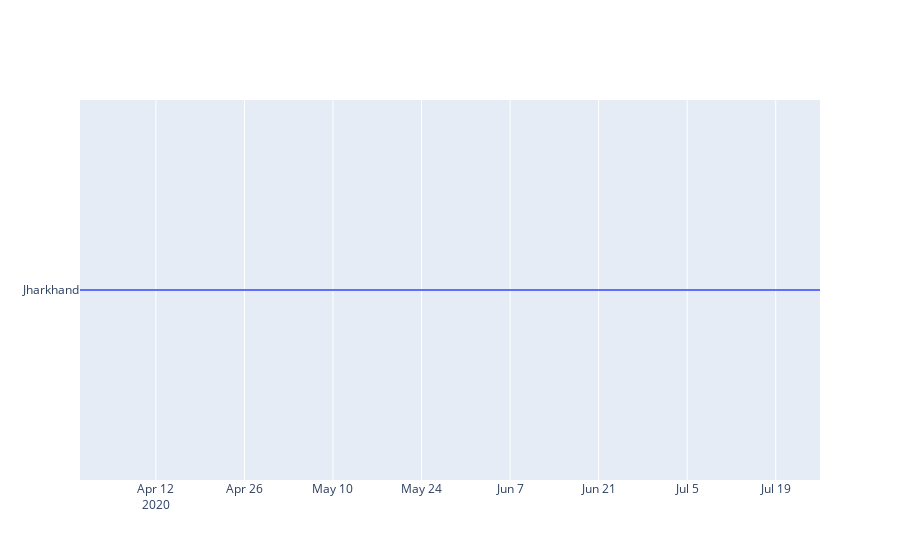

Notebook source saved alongside this figure:
### Code cell
mylist = ['Jharkhand']
import plotly.graph_objects as go
for x in mylist:
    data = state_ser[(state_ser['State'] == x)]
    fig = go.Figure()
    fig.add_trace(go.Scatter(x=data['Date'], y=data['State']))
    fig.show()

### Figure 1 — Plotly figure (JSON) as saved in the notebook; plotly's stock layout.template omitted (floating-point values rounded to 4 significant figures)
{"data": [{"type": "scatter", "x": ["2020-03-31T00:00:00", "2020-04-01T00:00:00", "2020-04-02T00:00:00", "2020-04-03T00:00:00", "2020-04-04T00:00:00", "2020-04-05T00:00:00", "2020-04-06T00:00:00", "2020-04-07T00:00:00", "2020-04-08T00:00:00", "2020-04-09T00:00:00", "2020-04-10T00:00:00", "2020-04-11T00:00:00", "2020-04-12T00:00:00", "2020-04-13T00:00:00", "2020-04-14T00:00:00", "2020-04-15T00:00:00", "2020-04-16T00:00:00", "2020-04-17T00:00:00", "2020-04-18T00:00:00", "2020-04-19T00:00:00", "2020-04-20T00:00:00", "2020-04-21T00:00:00", "2020-04-22T00:00:00", "2020-04-23T00:00:00", "2020-04-24T00:00:00", "2020-04-25T00:00:00", "2020-04-26T00:00:00", "2020-04-27T00:00:00", "2020-04-28T00:00:00", "2020-04-29T00:00:00", "2020-04-30T00:00:00", "2020-05-01T00:00:00", "2020-05-02T00:00:00", "2020-05-03T00:00:00", "2020-05-04T00:00:00", "2020-05-05T00:00:00", "2020-05-06T00:00:00", "2020-05-07T00:00:00", "2020-05-08T00:00:00", "2020-05-09T00:00:00", "2020-05-10T00:00:00", "2020-05-11T00:00:00", "2020-05-12T00:00:00", "2020-05-13T00:00:00", "2020-05-14T00:00:00", "2020-05-15T00:00:00", "2020-05-16T00:00:00", "2020-05-17T00:00:00", "2020-05-18T00:00:00", "2020-05-19T00:00:00", "2020-05-20T00:00:00", "2020-05-21T00:00:00", "2020-05-22T00:00:00", "2020-05-23T00:00:00", "2020-05-24T00:00:00", "2020-05-25T00:00:00", "2020-05-26T00:00:00", "2020-05-27T00:00:00", "2020-05-28T00:00:00", "2020-05-29T00:00:00", "2020-05-30T00:00:00", "2020-05-31T00:00:00", "2020-06-01T00:00:00", "2020-06-02T00:00:00", "2020-06-03T00:00:00", "2020-06-04T00:00:00", "2020-06-05T00:00:00", "2020-06-06T00:00:00", "2020-06-07T00:00:00", "2020-06-08T00:00:00", "2020-06-09T00:00:00", "2020-06-10T00:00:00", "2020-06-11T00:00:00", "2020-06-12T00:00:00", "2020-06-13T00:00:00", "2020-06-14T00:00:00", "2020-06-15T00:00:00", "2020-06-16T00:00:00", "2020-06-17T00:00:00", "2020-06-18T00:00:00", "2020-06-19T00:00:00", "2020-06-20T00:00:00", "2020-06-21T00:00:00", "2020-06-22T00:00:00", "2020-06-23T00:00:00", "2020-06-24T00:00:00", "2020-06-25T00:00:00", "2020-06-26T00:00:00", "2020-06-27T00:00:00", "2020-06-28T00:00:00", "2020-06-29T00:00:00", "2020-06-30T00:00:00", "2020-07-01T00:00:00", "2020-07-02T00:00:00", "2020-07-03T00:00:00", "2020-07-04T00:00:00", "2020-07-05T00:00:00", "2020-07-06T00:00:00", "2020-07-07T00:00:00", "2020-07-08T00:00:00", "2020-07-09T00:00:00", "2020-07-10T00:00:00", "2020-07-11T00:00:00", "2020-07-12T00:00:00", "2020-07-13T00:00:00", "2020-07-14T00:00:00", "2020-07-15T00:00:00", "2020-07-16T00:00:00", "2020-07-17T00:00:00", "2020-07-18T00:00:00", "2020-07-19T00:00:00", "2020-07-20T00:00:00", "2020-07-21T00:00:00", "2020-07-22T00:00:00", "2020-07-23T00:00:00", "2020-07-24T00:00:00", "2020-07-25T00:00:00", "2020-07-26T00:00:00"], "y": ["Jharkhand", "Jharkhand", "Jharkhand", "Jharkhand", "Jharkhand", "Jharkhand", "Jharkhand", "Jharkhand", "Jharkhand", "Jharkhand", "Jharkhand", "Jharkhand", "Jharkhand", "Jharkhand", "Jharkhand", "Jharkhand", "Jharkhand", "Jharkhand", "Jharkhand", "Jharkhand", "Jharkhand", "Jharkhand", "Jharkhand", "Jharkhand", "Jharkhand", "Jharkhand", "Jharkhand", "Jharkhand", "Jharkhand", "Jharkhand", "Jharkhand", "Jharkhand", "Jharkhand", "Jharkhand", "Jharkhand", "Jharkhand", "Jharkhand", "Jharkhand", "Jharkhand", "Jharkhand", "Jharkhand", "Jharkhand", "Jharkhand", "Jharkhand", "Jharkhand", "Jharkhand", "Jharkhand", "Jharkhand", "Jharkhand", "Jharkhand", "Jharkhand", "Jharkhand", "Jharkhand", "Jharkhand", "Jharkhand", "Jharkhand", "Jharkhand", "Jharkhand", "Jharkhand", "Jharkhand", "Jharkhand", "Jharkhand", "Jharkhand", "Jharkhand", "Jharkhand", "Jharkhand", "Jharkhand", "Jharkhand", "Jharkhand", "Jharkhand", "Jharkhand", "Jharkhand", "Jharkhand", "Jharkhand", "Jharkhand", "Jharkhand", "Jharkhand", "Jharkhand", "Jharkhand", "Jharkhand", "Jharkhand", "Jharkhand", "Jharkhand", "Jharkhand", "Jharkhand", "Jharkhand", "Jharkhand", "Jharkhand", "Jharkhand", "Jharkhand", "Jharkhand", "Jharkhand", "Jharkhand", "Jharkhand", "Jharkhand", "Jharkhand", "Jharkhand", "Jharkhand", "Jharkhand", "Jharkhand", "Jharkhand", "Jharkhand", "Jharkhand", "Jharkhand", "Jharkhand", "Jharkhand", "Jharkhand", "Jharkhand", "Jharkhand", "Jharkhand", "Jharkhand", "Jharkhand", "Jharkhand", "Jharkhand", "Jharkhand", "Jharkhand", "Jharkhand", "Jharkhand"]}], "layout": {}}
